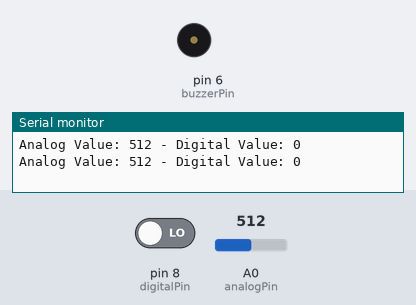
A sketch run on a simulated Arduino Uno, built with avr-gcc and run on an emulated ATmega328P. Parts: buzzer (waves = sounding, pin HIGH), the last lines printed to the serial monitor. Inputs (shaded band) come from the test bench; at power-on: pin 8 (digitalPin) LOW, A0 (analogPin) = 512.

Above: at 1.8 s.
1.9 s: pin 8 (digitalPin) driven HIGH
At 2.5 s:
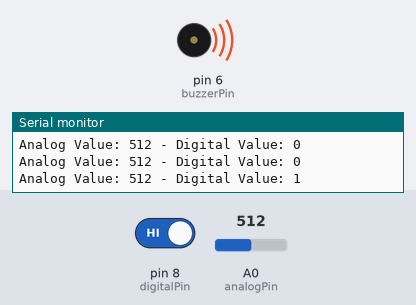
3.5 s: pin 8 (digitalPin) driven LOW
At 5.3 s:
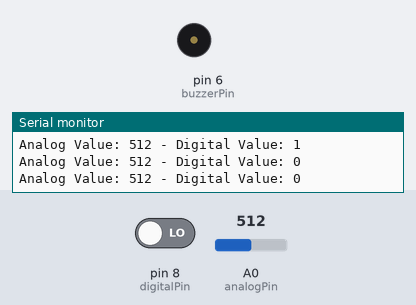
Timing chart, 0 to 6.8 s (numbered marks = the images above; inputs shaded):
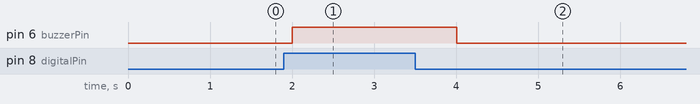

Measured:
- after the input at 1.9 s, pin 6 (buzzerPin): LOW → HIGH after 0.10 s
- after the input at 3.5 s, pin 6 (buzzerPin): HIGH → LOW after 0.50 s

The sketch:

sketch_nov5b.ino
```cpp
const int analogPin = A0;
const int digitalPin = 8;
const int buzzerPin = 6;
void setup() {
  Serial.begin(9600);
  pinMode(digitalPin, INPUT);
  pinMode(buzzerPin, OUTPUT);
}

void loop() {
  int analogValue = analogRead(analogPin);
  int digitalValue = digitalRead(digitalPin);


  Serial.print("Analog Value: ");
  Serial.print(analogValue);
  Serial.print(" - Digital Value: ");
  Serial.println(digitalValue);


  if (digitalValue == HIGH) {
    digitalWrite(buzzerPin, HIGH);
  } else {
    digitalWrite(buzzerPin, LOW);
  }

  delay(1000);
}
```
